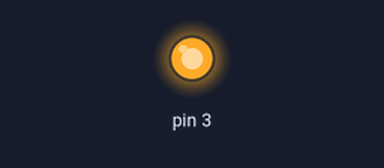
A sketch run on a simulated Arduino Uno, built with avr-gcc and run on an emulated ATmega328P. Shown: output pins drawn as LEDs (lit = HIGH).

Above: at 0.15 s.
Timing chart, 0 to 1.8 s (numbered marks = the images above):
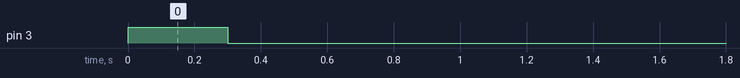

The sketch:

klikr.ino
```cpp
void setup() {
  pinMode(3, OUTPUT);
}

  byte off_time_minutes = 5;
  int intensity = 300;
  unsigned long seconds = 1000L;
  unsigned long minutes = seconds * 60;

void loop() {
  digitalWrite(3, HIGH);
  delay(intensity);
  digitalWrite(3, LOW);
  delay(minutes * off_time_minutes);
}
```

Measured:
- by itself, pin 3: LOW → HIGH at 0.00 s, → LOW 0.30 s later
